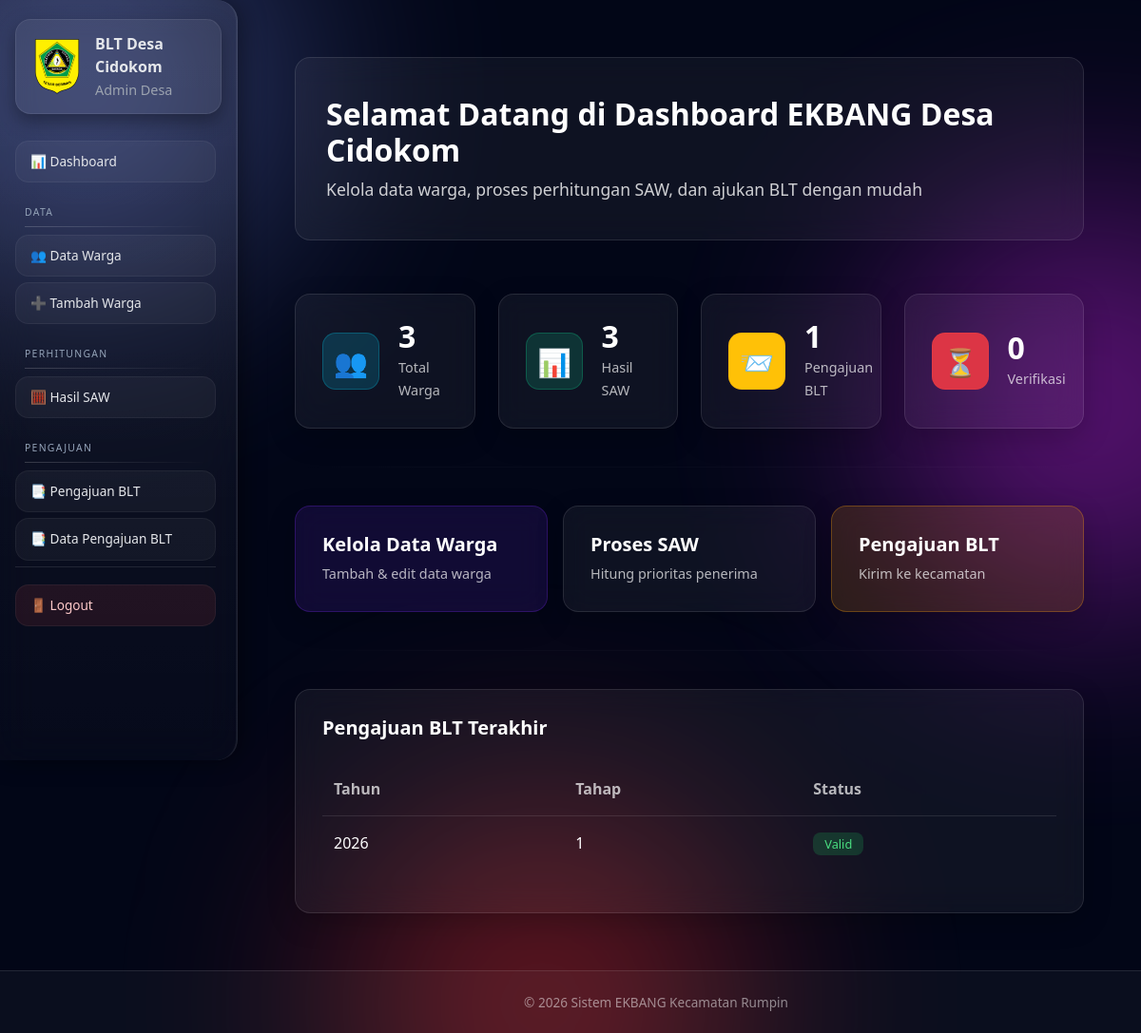
The page /desa/dashboard/ (signed in) on the database its author committed.
### ekbang/models.py (models this page shows)
class PengajuanBLT(models.Model):
    desa = models.ForeignKey(
        Desa,
        on_delete=models.CASCADE,
        related_name='pengajuan'
    )
    noSK = models.CharField ()
    fileSK = models.FileField(upload_to='SK_BLT/')
    file_hasil_saw = models.FileField(upload_to='saw/')
    jumlah_dana = models.IntegerField()
    perbulan = models.IntegerField()
    jumlah_kpm = models.IntegerField()
    tahap = models.CharField(max_length=20)
    tahun = models.IntegerField()
    status = models.CharField(
        max_length=20,
        choices=[
            ('pending','Pending'),
            ('valid','Valid'),
            ('tidak_valid','Tidak Valid')
        ],
        default='pending'
    )
    catatan = models.TextField(blank=True, null=True)
    divalidasi_oleh = models.ForeignKey(
        User,
        on_delete=models.SET_NULL,
        null=True,
        blank=True,
        related_name='pengajuan_divalidasi'
    )
    tanggal_validasi = models.DateTimeField(null=True, blank=True)
    created_at = models.DateTimeField(auto_now_add=True)

### ekbang/proses/decorators.py (the view)
        def wrapper(request, *args, **kwargs):
            if not hasattr(request.user, 'profile'):
                messages.error(request, 'Role tidak ditemukan')
                return redirect('login')
            if request.user.profile.role != role:
                messages.error(request, 'Anda tidak punya akses')
                return redirect('login')
            return view_func(request, *args, **kwargs)

### ekbang/views/desa.py (called while the page is built)
@login_required
@role_required('desa')
def dashboard_desa(request):
    desa = request.user.desa
    context = {
        'total_warga': Warga.objects.filter(desa=desa).count(),
        'total_hasil': HasilSAW.objects.filter(desa=desa).count(),
        'pengajuan': PengajuanBLT.objects.filter(desa=desa).order_by('-created_at')[:5],
        'total_pengajuan': PengajuanBLT.objects.filter(desa=desa).count(),
        'pengajuan_pending': PengajuanBLT.objects.filter(
            desa=desa,
            status='pending'
        ).count(),
        }
    return render(request, 'desa/dashboard.html', context)

### ekbang/templates/desa/dashboard.html (shortened to what this page needs)
{% extends 'base/base.html' %}
{% load static %}
{% block extra_css %}
<link rel="stylesheet" href="{% static 'css/desa/dashboard.css' %}">
{% endblock %}
{% block content %}
<div class="dashboard-wrapper">
    <div class="dashboard-hero">
        <h1 class="dashboard-hero-title">Selamat Datang di Dashboard EKBANG Desa {{ request.user.username }}</h1>
        <p class="dashboard-hero-subtitle">
            Kelola data warga, proses perhitungan SAW, dan ajukan BLT dengan mudah
        </p>
    </div>
    <div class="row g-4 mt-4">
        <div class="col-md-3">
            <div class="stat-card">
                <div class="stat-icon bg-cyan">👥</div>
                <div>
                    <h4>{{ total_warga }}</h4>
                    <span>Total Warga</span>
                </div>
            </div>
        </div>
        <div class="col-md-3">
            <div class="stat-card">
                <div class="stat-icon bg-emerald">📊</div>
                <div>
                    <h4>{{ total_hasil }}</h4>
                    <span>Hasil SAW</span>
                </div>
            </div>
        </div>
        <div class="col-md-3">
            <div class="stat-card">
                <div class="stat-icon bg-warning">📨</div>
                <div>
                    <h4>{{ total_pengajuan }}</h4>
                    <span>Pengajuan BLT</span>
                </div>
            </div>
        </div>
        <div class="col-md-3">
            <div class="stat-card">
                <div class="stat-icon bg-danger">⏳</div>
                <div>
                    <h4>{{ pengajuan_pending }}</h4>
                    <span>Verifikasi</span>
                </div>
            </div>
        </div>
    </div>
    <hr class="divider">
    <div class="row g-3">
        <div class="col-md-4">
            <a href="{% url 'desa_warga_list' %}" class="action-card accent">
                <h5>Kelola Data Warga</h5>
                <p>Tambah & edit data warga</p>
            </a>
        </div>
        <div class="col-md-4">
            <a href="{% url 'desa_proses_saw' %}" class="action-card">
                <h5>Proses SAW</h5>
                <p>Hitung prioritas penerima</p>
            </a>
        </div>
        <div class="col-md-4">
            <a href="{% url 'desa_pengajuan' %}" class="action-card warning">
                <h5>Pengajuan BLT</h5>
                <p>Kirim ke kecamatan</p>
            </a>
        </div>
    </div>
    <hr class="divider">
    <div class="glass-box">
        <h5>Pengajuan BLT Terakhir</h5>
        <table class="table table-sm table-borderless mt-3">
            <thead>
                <tr>
                    <th>Tahun</th>
                    <th>Tahap</th>
                    <th>Status</th>
                </tr>
            </thead>
            <tbody>
                {% for p in pengajuan %}
                <tr>
                    <td>{{ p.tahun }}</td>
                    <td>{{ p.tahap }}</td>
                    <td>
                        {% if p.status == 'pending' %}
                            <span class="badge" style="background: rgba(245,158,11,0.2); color: #fbbf24;">Pending</span>
                        {% elif p.status == 'valid' %}
                            <span class="badge" style="background: rgba(34,197,94,0.2); color: #4ade80;">Valid</span>
                        {% else %}
                            <span class="badge" style="background: rgba(239,68,68,0.2); color: #f87171;">Tidak Valid</span>
                        {% endif %}
                    </td>
                </tr>
                {% empty %}
                <tr>
                    <td colspan="3" class="text-muted">Belum ada pengajuan</td>
                </tr>
                {% endfor %}
            </tbody>
        </table>
    </div>
</div>
{% endblock %}

### ekbang/templates/base/sidebar.html (shortened to what this page needs)
{% load static %}
<link rel="stylesheet" href="{% static 'css/desa/sidebar.css' %}">
<div class="sidebar-desa">
    <div class="sidebar-brand">
       <span class="logo">
    <img src="{% static 'img/logo.png' %}" alt="Logo" />
</span>
        <div>
            <strong>BLT Desa {{ request.user.username }}</strong>
            <small>Admin Desa</small>
        </div>
    </div>
    <div class="sidebar-scroll">
        <nav class="sidebar-menu">
            <a href="{% url 'desa_dashboard' %}" class="menu-item">📊 Dashboard</a>
            <div class="menu-section">DATA</div>
            <a href="{% url 'desa_warga_list' %}" class="menu-item">👥 Data Warga</a>
            <a href="{% url 'desa_warga_tambah' %}" class="menu-item">➕ Tambah Warga</a>
            <div class="menu-section">PERHITUNGAN</div>
            <a href="{% url 'desa_hasil_saw' %}" class="menu-item">🧮 Hasil SAW</a>
            <div class="menu-section">PENGAJUAN</div>
            <a href="{% url 'desa_pengajuan' %}" class="menu-item">📑 Pengajuan BLT</a>
            <a href="{% url 'desa_pengajuan_list' %}" class="menu-item">📑 Data Pengajuan BLT</a>
        </nav>
        <div class="sidebar-footer">
            <a href="{% url 'logout' %}" class="menu-item logout">🚪 Logout</a>
        </div>
    </div>
</div>

### ekbang/static/css/desa/dashboard.css (style rules this page uses)
.dashboard-wrapper { padding: 2rem; min-height: 100vh; }
.stat-card { background: rgba(255, 255, 255, 0.05); backdrop-filter: blur(15px); border-radius: 16px; padding: 1.75rem; border: 1px solid rgba(255, 255, 255, 0.1); display: flex; align-items: center; gap: 1.25rem; transition: all 0.3s ease; box-shadow: 0 10px 30px rgba(0, 0, 0, 0.2); height: 100%; }
.stat-icon { width: 60px; height: 60px; border-radius: 14px; display: flex; align-items: center; justify-content: center; font-size: 1.8rem; flex-shrink: 0; }
.stat-card h4 { color: #ffffff; font-size: 2rem; font-weight: 700; margin: 0 0 0.25rem 0; line-height: 1; }
.stat-card span { color: rgba(255, 255, 255, 0.7); font-size: 0.9rem; font-weight: 500; }
.bg-cyan { background: rgba(6, 182, 212, 0.2); border: 1px solid rgba(6, 182, 212, 0.3); }
.bg-emerald { background: rgba(16, 185, 129, 0.2); border: 1px solid rgba(16, 185, 129, 0.3); }
.bg-warning { background: rgba(245, 158, 11, 0.2); border: 1px solid rgba(245, 158, 11, 0.3); }
.bg-danger { background: rgba(239, 68, 68, 0.2); border: 1px solid rgba(239, 68, 68, 0.3); }
.divider { border: none; height: 1px; background: linear-gradient(90deg, transparent 0%, rgba(255, 255, 255, 0.1) 20%, rgba(255, 255, 255, 0.1) 80%, transparent 100%); margin: 2.5rem 0; }
.action-card { background: rgba(255, 255, 255, 0.05); backdrop-filter: blur(15px); border-radius: 16px; padding: 1.75rem; border: 1px solid rgba(255, 255, 255, 0.1); display: block; text-decoration: none; transition: all 0.3s ease; box-shadow: 0 10px 30px rgba(0, 0, 0, 0.2); height: 100%; }
.action-card h5 { color: #ffffff; font-size: 1.25rem; font-weight: 600; margin-bottom: 0.5rem; }
.action-card p { color: rgba(255, 255, 255, 0.7); font-size: 0.9rem; margin: 0; line-height: 1.5; }
.action-card.accent { background: rgba(109, 40, 217, 0.15); border-color: rgba(109, 40, 217, 0.3); }
.action-card.warning { background: rgba(245, 158, 11, 0.15); border-color: rgba(245, 158, 11, 0.3); }
.glass-box { background: rgba(255, 255, 255, 0.05); backdrop-filter: blur(15px); border-radius: 16px; padding: 1.75rem; border: 1px solid rgba(255, 255, 255, 0.1); box-shadow: 0 10px 30px rgba(0, 0, 0, 0.2); }
.glass-box h5 { color: #ffffff; font-size: 1.25rem; font-weight: 600; margin-bottom: 1.5rem; background-color: transparent; }
.table { color: rgba(255, 255, 255, 0.9); }
.table thead th { background-color: transparent; color: rgba(255, 255, 255, 0.7); font-weight: 600; border-bottom: 1px solid rgba(255, 255, 255, 0.1); padding: 1rem 0.75rem; }
.table tbody td { background-color: transparent; padding: 1rem 0.75rem; border-bottom: 1px solid rgba(255, 255, 255, 0.05); color: #ffffff; }
.table-borderless tbody tr:last-child td { border-bottom: none; }
.badge { padding: 0.35rem 0.75rem; border-radius: 8px; font-size: 0.8rem; font-weight: 500; }

### ekbang/templates/desa/dashboard.html (style rules this page uses)
.dashboard-hero { padding: 2.5rem 2rem; margin-bottom: 2rem; background: rgba(255, 255, 255, 0.05); backdrop-filter: blur(15px); border-radius: 16px; border: 1px solid rgba(255, 255, 255, 0.1); }
.dashboard-hero-title { color: #ffffff; font-size: 2rem; font-weight: 700; margin-bottom: 0.5rem; }
.dashboard-hero-subtitle { color: rgba(255, 255, 255, 0.8); font-size: 1.1rem; margin-bottom: 0; }

### rows shown on the page
PengajuanBLT: tahun "2026", tahap "1", status "Valid"

### other values the page prints
{{ request.user.username }} "Cidokom"
{{ total_warga }} "3"
{{ total_hasil }} "3"
{{ total_pengajuan }} "1"
{{ pengajuan_pending }} "0"
